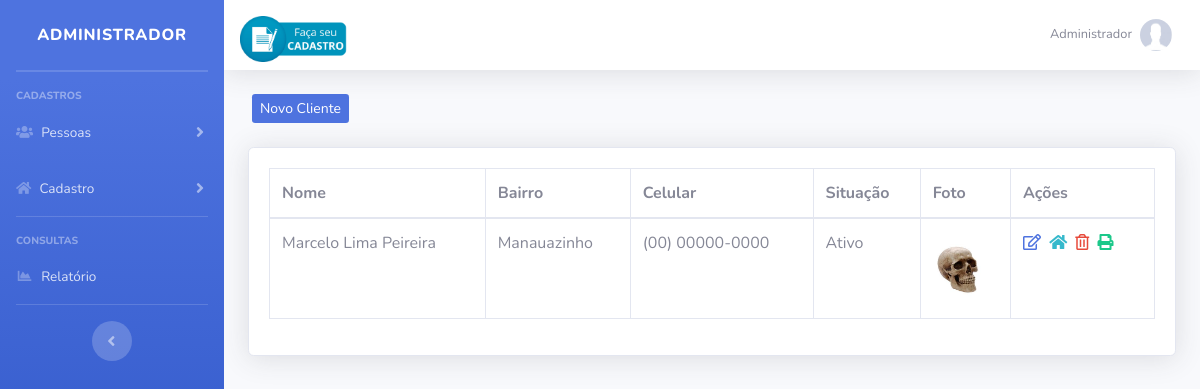
Page /painel-adm/index.php?pag=clientes (signed in) on the committed database.
### tables this page shows
CREATE TABLE `usuarios` (
  `id` int(11) NOT NULL,
  `nome` varchar(100) NOT NULL,
  `cpf` varchar(20) DEFAULT NULL,
  `email` varchar(50) DEFAULT NULL,
  `senha` varchar(100) DEFAULT NULL,
  `nivel` varchar(50) DEFAULT NULL
);

CREATE TABLE `clientes` (
  `id` int(11) NOT NULL,
  `nome` varchar(100) NOT NULL,
  `endereco` varchar(200) DEFAULT NULL,
  `bairro` varchar(200) DEFAULT NULL,
  `cep` varchar(20) DEFAULT NULL,
  `ufc` varchar(20) DEFAULT NULL,
  `fone` varchar(20) DEFAULT NULL,
  `celular` varchar(20) DEFAULT NULL,
  `rg` varchar(10) DEFAULT NULL,
  `cpf` varchar(20) DEFAULT NULL,
  `cnpj` varchar(20) DEFAULT NULL,
  `email` varchar(50) DEFAULT NULL,
  `data` date NOT NULL,
  `obs` varchar(1000) DEFAULT NULL,
  `ativo` varchar(10) DEFAULT NULL,
  `foto` varchar(300) DEFAULT NULL
);

### painel-adm/index.php (the view, shortened to what this page needs)
<?php
     require_once("../conexao.php");
    $pag = @$_GET["pag"];
    $menu1 = "usuarios";
    $menu2 = "administrador";
    $menu3 = "clientes";
    $menu4 = "menu4";
    $menu5 = "menu5";
    $menu6 = "menu6";
$query = $pdo->query("SELECT * FROM usuarios where id = '$_SESSION[id_usuario]'");
$res = $query->fetchAll(PDO::FETCH_ASSOC);
$nome_usu = @$res[0]['nome'];
 ?>
<!DOCTYPE html>
<html lang="pt-br">
    <head>
        <link href="../vendor/fontawesome-free/css/all.min.css" rel="stylesheet" type="text/css">
        <link href="../css/sb-admin-2.min.css" rel="stylesheet">
        <link href="../css/style.css" rel="stylesheet">
        <link href="../vendor/datatables/dataTables.bootstrap4.min.css" rel="stylesheet">
    </head>
    <body id="page-top">
        <div id="wrapper">
            <ul class="navbar-nav bg-gradient-primary sidebar sidebar-dark accordion" id="accordionSidebar">
                <a class="sidebar-brand d-flex align-items-center justify-content-center" href="index.php">
                    <div class="sidebar-brand-text mx-3">Administrador</div>
                </a>
                <hr class="sidebar-divider my-0">
                <hr class="sidebar-divider">
                <div class="sidebar-heading">
                    Cadastros
                </div>
                <li class="nav-item">
                    <a class="nav-link collapsed" href="#" data-toggle="collapse" data-target="#collapseTwo" aria-expanded="true" aria-controls="collapseTwo">
                        <i class="fas fa-users"></i>
                        <span>Pessoas</span>
                    </a>
                </li>
                <li class="nav-item">
                    <a class="nav-link collapsed" href="#" data-toggle="collapse" data-target="#collapseUtilities" aria-expanded="true" aria-controls="collapseUtilities">
                        <i class="fas fa-home"></i>
                        <span>Cadastro</span>
                    </a>
                </li>
                <hr class="sidebar-divider">
                <div class="sidebar-heading">
                    Consultas
                </div>
                <li class="nav-item">
                    <a class="nav-link" href="index.php?pag=<?php echo $menu6 ?>">
                        <i class="fas fa-fw fa-chart-area"></i>
                        <span>Relatório</span></a>
                </li>
                <hr class="sidebar-divider d-none d-md-block">
                <div class="text-center d-none d-md-inline">
                    <button class="rounded-circle border-0" id="sidebarToggle"></button>
                </div>
            </ul>
            <div id="content-wrapper" class="d-flex flex-column">
                <div id="content">
                    <nav class="navbar navbar-expand navbar-light bg-white topbar mb-4 static-top shadow">
                        <img class="mt-2" src="../img/imagem3.png" width="110">
                        <ul class="navbar-nav ml-auto">
                            <li class="nav-item dropdown no-arrow">
                                <a class="nav-link dropdown-toggle" href="#" id="userDropdown" role="button" data-toggle="dropdown" aria-haspopup="true" aria-expanded="false">
                                    <span class="mr-2 d-none d-lg-inline text-gray-600 small"><?php echo $nome_usu ?></span>
                                    <img class="img-profile rounded-circle" src="../img/sem-foto.jpg">
                                </a>
                            </li>
                        </ul>
                    </nav>
                    <div class="container-fluid">
                        <?php if (@$pag == null) {
                        @include_once("home.php");
                        } else if (@$pag==$menu1) {
                        @include_once(@$menu1.".php");
                        } else if (@$pag==$menu2) {
                        @include_once(@$menu2.".php");
                         } else if (@$pag==$menu3) {
                        include_once(@$menu3.".php");
                        } else if (@$pag==$menu4) {
                        @include_once(@$menu4.".php");
                        } else if (@$pag==$menu5) {
                        @include_once(@$menu5.".php");
                        } else if (@$pag==$menu6) {
                        @include_once(@$menu6.".php");
                        } else {
                        @include_once("home.php");
                        }
                        ?>
                    </div>
                </div>
            </div>
        </div>
    </body>
</html>

### painel-adm/clientes.php (shortened to what this page needs)
<?php
$pag = "clientes";
require_once("../conexao.php");
?>
<div class="row mt-4 mb-4">
    <a type="button" class="btn-primary btn-sm ml-3 d-none d-md-block" href="index.php?pag=<?php echo $pag ?>&funcao=novo">Novo Cliente</a>
</div>
<div class="card shadow mb-4">
    <div class="card-body">
        <div class="table-responsive">
            <table class="table table-bordered" id="dataTable" width="100%" cellspacing="0">
                <thead>
                    <tr>
                        <th>Nome</th>
                        <th>Bairro</th>
                        <th>Celular</th>
                        <th>Situação</th>
                        <th>Foto</th>
                        <th>Ações</th>
                    </tr>
                </thead>
                <tbody>
                   <?php
                   $query = $pdo->query("SELECT * FROM clientes order by id desc ");
                   $res = $query->fetchAll(PDO::FETCH_ASSOC);
                   for ($i=0; $i < count($res); $i++) {
                      $nome = $res[$i]['nome'];
                      $bairro = $res[$i]['bairro'];
                      $celular = $res[$i]['celular'];
                      $ativo = $res[$i]['ativo'];
                      $foto = $res[$i]['foto'];
                      $id = $res[$i]['id'];
                      ?>
                      <tr>
                        <td><?php echo $nome ?></td>
                        <td><?php echo $bairro ?></td>
                        <td><?php echo $celular ?></td>
                        <td><?php echo $ativo ?></td>
                        <td><img src="../img/clientes/<?php echo $foto ?>" width="50"></td>
                        <td>
                         <a href="index.php?pag=<?php echo $pag ?>&funcao=editar&id=<?php echo $id ?>" class='text-primary mr-1' title='Editar Dados'><i class='far fa-edit'></i></a>
                         <a href="index.php?pag=<?php echo $pag ?>&funcao=endereco&id=<?php echo $id ?>" class='text-info mr-1' title='Ver Endereço'><i class='fas fa-home'></i></a>
                         <a href="index.php?pag=<?php echo $pag ?>&funcao=excluir&id=<?php echo $id ?>" class='text-danger mr-1' title='Excluir Registro'><i class='far fa-trash-alt'></i></a>
                         <a target="_blank" title="Gerar Clientes" href="../rel/clientes2.php?id=<?php echo $id ?>" class="text-success mr-1"><i class='fas fa-print'></i></a>
                     </td>
                 </tr>
             <?php }
              ?>
         </tbody>
     </table>
 </div>
</div>
</div>

### rows in the picture
usuarios: nome "Administrador"
clientes: nome "Marcelo Lima Peireira", bairro "Manauazinho", celular "(00) 00000-0000", ativo "Ativo", foto (picture)
